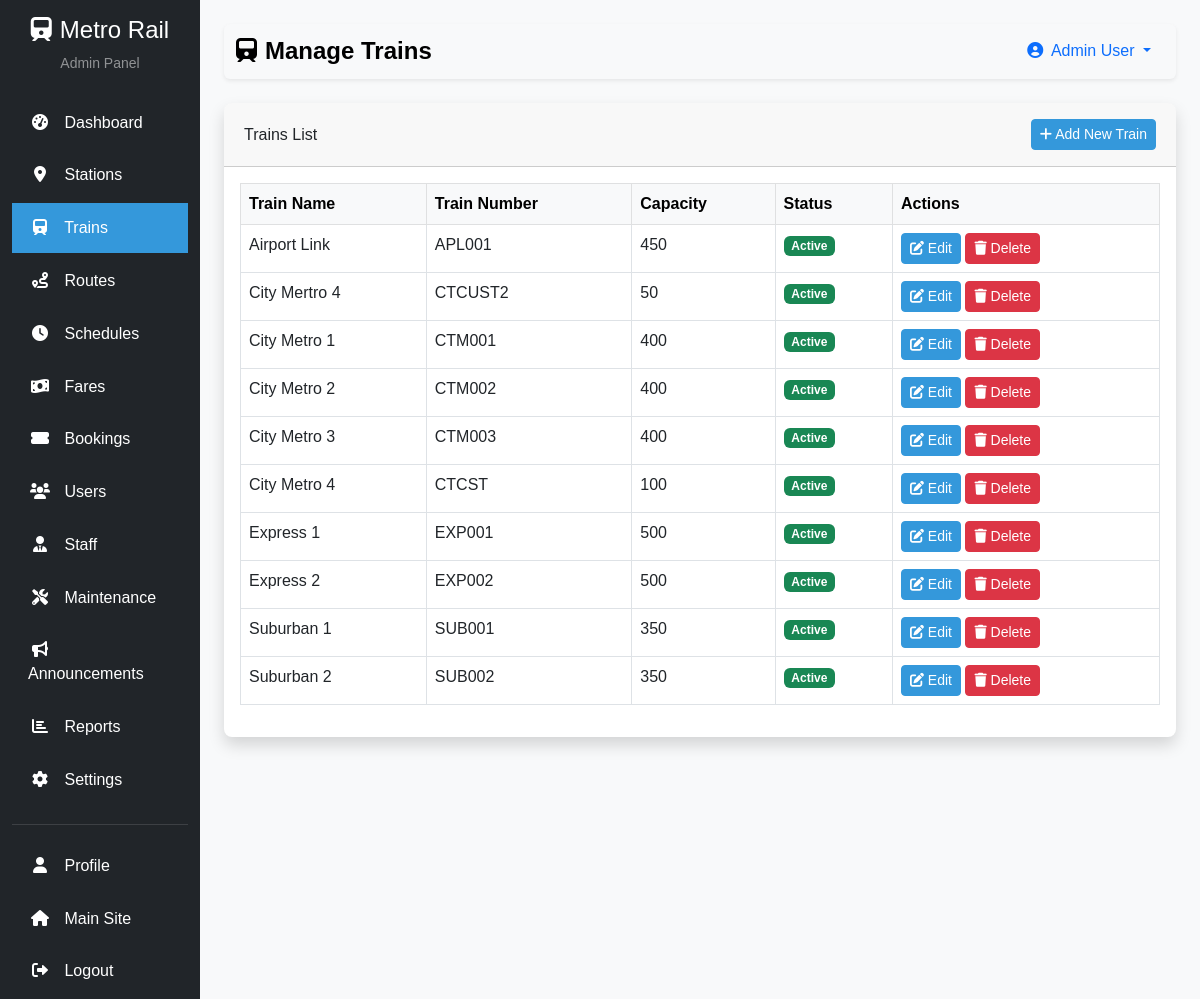
The app's page /admin/trains_fixed.php (signed in) with its own data.
### tables this page shows
CREATE TABLE `users` (
  `id` int(11) NOT NULL,
  `name` varchar(100) NOT NULL,
  `email` varchar(100) NOT NULL,
  `phone` varchar(20) NOT NULL,
  `password` varchar(255) NOT NULL,
  `role` enum('admin','staff','user') NOT NULL DEFAULT 'user',
  `status` enum('active','inactive','blocked') NOT NULL DEFAULT 'active',
  `created_at` datetime NOT NULL,
  `updated_at` datetime DEFAULT NULL
);

CREATE TABLE `trains` (
  `id` int(11) NOT NULL,
  `name` varchar(100) NOT NULL,
  `train_number` varchar(20) NOT NULL,
  `capacity` int(11) NOT NULL,
  `status` enum('active','inactive','under_maintenance') NOT NULL DEFAULT 'active',
  `created_at` datetime NOT NULL,
  `updated_at` datetime DEFAULT NULL
);

### includes/db.php (called while the page is built, shortened)
<?php
try {
    $conn = new mysqli(DB_HOST, DB_USER, DB_PASS, DB_NAME);
} catch (mysqli_sql_exception $e) {
    if (DEBUG_MODE) {
        die('Database Connection Failed: ' . $e->getMessage());
    } else {
        die('Database Connection Failed. Please try again later.');
    }
}
$conn->set_charset('utf8');
function executeQuery($sql, $params = []) {
    global $conn;
    $stmt = $conn->prepare($sql);
    if ($stmt === false) {
        return false;
    }    if (!empty($params)) {
        $types = '';
        $bindParams = [];
        foreach ($params as $param) {
            if (is_int($param)) {
                $types .= 'i';
            } elseif (is_float($param)) {
                $types .= 'd';
            } elseif (is_string($param)) {
                $types .= 's';
            } else {
                $types .= 'b';
            }
            $bindParams[] = $param;
        }
        $bindParamsRef = [];
        $bindParamsRef[0] = $types;
        for ($i = 0; $i < count($bindParams); $i++) {
            $bindParamsRef[$i+1] = &$bindParams[$i];
        }
        call_user_func_array([$stmt, 'bind_param'], $bindParamsRef);
    }
    $stmt->execute();
    $result = $stmt->get_result();
    return $result;
}
function fetchRow($sql, $params = []) {
    $result = executeQuery($sql, $params);
    if ($result && $result->num_rows > 0) {
        return $result->fetch_assoc();
    }
    return null;
}
function fetchRows($sql, $params = []) {
    $result = executeQuery($sql, $params);
    $rows = [];
    if ($result && $result->num_rows > 0) {
        while ($row = $result->fetch_assoc()) {
            $rows[] = $row;
        }
    }
    return $rows;
}

### admin/trains_fixed.php (the view, shortened to what this page needs)
<?php
$userId = $_SESSION['user_id'];
$admin = fetchRow("SELECT * FROM users WHERE id = ?", [$userId]);
$pageTitle = 'Manage Trains';
$trains = fetchRows("SELECT id, name as train_name, train_number, capacity, status, created_at, updated_at FROM trains ORDER BY name ASC");
?>
<!DOCTYPE html>
<html lang="en">
<head>
    <link href="https://cdn.jsdelivr.net/npm/bootstrap@5.3.0/dist/css/bootstrap.min.css" rel="stylesheet">
    <link href="https://cdnjs.cloudflare.com/ajax/libs/font-awesome/6.0.0/css/all.min.css" rel="stylesheet">
    <link href="<?php echo APP_URL; ?>/css/style.css" rel="stylesheet">
</head>
<body>
    <div class="container-fluid">
        <div class="row">
            <div class="col-md-3 col-lg-2 d-md-block bg-dark sidebar collapse admin-sidebar">
                <div class="position-sticky pt-3">
                    <div class="text-center mb-4">
                        <h4 class="text-white">
                            <i class="fas fa-train me-2"></i>Metro Rail
                        </h4>
                        <p class="text-white-50 small">Admin Panel</p>
                    </div>
                    <ul class="nav flex-column">
                        <li class="nav-item">
                            <a class="nav-link" href="index.php">
                                <i class="fas fa-tachometer-alt"></i> Dashboard
                            </a>
                        </li>
                        <li class="nav-item">
                            <a class="nav-link" href="stations.php">
                                <i class="fas fa-map-marker-alt"></i> Stations
                            </a>
                        </li>
                        <li class="nav-item">
                            <a class="nav-link active" href="trains.php">
                                <i class="fas fa-train"></i> Trains
                            </a>
                        </li>
                        <li class="nav-item">
                            <a class="nav-link" href="routes.php">
                                <i class="fas fa-route"></i> Routes
                            </a>
                        </li>
                        <li class="nav-item">
                            <a class="nav-link" href="schedules.php">
                                <i class="fas fa-clock"></i> Schedules
                            </a>
                        </li>
                        <li class="nav-item">
                            <a class="nav-link" href="fares.php">
                                <i class="fas fa-money-bill-wave"></i> Fares
                            </a>
                        </li>
                        <li class="nav-item">
                            <a class="nav-link" href="bookings.php">
                                <i class="fas fa-ticket-alt"></i> Bookings
                            </a>
                        </li>
                        <li class="nav-item">
                            <a class="nav-link" href="users.php">
                                <i class="fas fa-users"></i> Users
                            </a>
                        </li>
                        <li class="nav-item">
                            <a class="nav-link" href="staff.php">
                                <i class="fas fa-user-tie"></i> Staff
                            </a>
                        </li>
                        <li class="nav-item">
                            <a class="nav-link" href="maintenance.php">
                                <i class="fas fa-tools"></i> Maintenance
                            </a>
                        </li>
                        <li class="nav-item">
                            <a class="nav-link" href="announcements.php">
                                <i class="fas fa-bullhorn"></i> Announcements
                            </a>
                        </li>
                        <li class="nav-item">
                            <a class="nav-link" href="reports.php">
                                <i class="fas fa-chart-bar"></i> Reports
                            </a>
                        </li>
                        <li class="nav-item">
                            <a class="nav-link" href="settings.php">
                                <i class="fas fa-cog"></i> Settings
                            </a>
                        </li>
                    </ul>
                    <hr class="text-white-50">
                    <ul class="nav flex-column">
                        <li class="nav-item">
                            <a class="nav-link" href="profile.php">
                                <i class="fas fa-user"></i> Profile
                            </a>
                        </li>
                        <li class="nav-item">
                            <a class="nav-link" href="<?php echo APP_URL; ?>">
                                <i class="fas fa-home"></i> Main Site
                            </a>
                        </li>
                        <li class="nav-item">
                            <a class="nav-link" href="<?php echo APP_URL; ?>/logout.php">
                                <i class="fas fa-sign-out-alt"></i> Logout
                            </a>
                        </li>
                    </ul>
                </div>
            </div>
            <div class="col-md-9 ms-sm-auto col-lg-10 px-md-4 py-4">
                <nav class="navbar navbar-expand-lg navbar-light bg-light mb-4 rounded shadow-sm">
                    <div class="container-fluid">
                        <span class="navbar-brand mb-0 h1"><i class="fas fa-train me-2"></i><?php echo $pageTitle; ?></span>
                        <div class="d-flex">
                            <div class="dropdown">
                                <button class="btn btn-link dropdown-toggle text-decoration-none" type="button" id="dropdownMenuButton1" data-bs-toggle="dropdown" aria-expanded="false">
                                    <i class="fas fa-user-circle me-1"></i> <?php echo $admin['name']; ?>
                                </button>
                            </div>
                        </div>
                    </div>
                </nav>
                <div class="card shadow mb-4">
                    <div class="card-header py-3 d-flex flex-row align-items-center justify-content-between">
                        <h6 class="m-0 font-weight-bold">Trains List</h6>
                        <button type="button" class="btn btn-primary btn-sm" data-bs-toggle="modal" data-bs-target="#addTrainModal">
                            <i class="fas fa-plus"></i> Add New Train
                        </button>
                    </div>
                    <div class="card-body">
                        <div class="table-responsive">
                            <table class="table table-bordered table-hover">
                                <thead class="table-light">
                                    <tr>
                                        <th>Train Name</th>
                                        <th>Train Number</th>
                                        <th>Capacity</th>
                                        <th>Status</th>
                                        <th>Actions</th>
                                    </tr>
                                </thead>
                                <tbody>
                                    <?php if (empty($trains)): ?>
                                        <tr>
                                            <td colspan="5" class="text-center">No trains found.</td>
                                        </tr>
                                    <?php else: ?>
                                        <?php foreach ($trains as $train): ?>
                                            <tr>
                                                <td><?php echo htmlspecialchars($train['train_name']); ?></td>
                                                <td><?php echo htmlspecialchars($train['train_number']); ?></td>
                                                <td><?php echo htmlspecialchars($train['capacity']); ?></td>
                                                <td>
                                                    <span class="badge <?php echo $train['status'] === 'active' ? 'bg-success' : 'bg-danger'; ?>">
                                                        <?php echo ucfirst(htmlspecialchars($train['status'])); ?>
                                                    </span>
                                                </td>
                                                <td>
                                                    <button type="button" class="btn btn-sm btn-primary edit-train"
                                                            data-id="<?php echo $train['id']; ?>"
                                                            data-name="<?php echo htmlspecialchars($train['train_name']); ?>"
                                                            data-number="<?php echo htmlspecialchars($train['train_number']); ?>"
                                                            data-capacity="<?php echo htmlspecialchars($train['capacity']); ?>"
                                                            data-status="<?php echo htmlspecialchars($train['status']); ?>"
                                                            data-bs-toggle="modal" data-bs-target="#editTrainModal">
                                                        <i class="fas fa-edit"></i> Edit
                                                    </button>
                                                    <button type="button" class="btn btn-sm btn-danger delete-train"
                                                            data-id="<?php echo $train['id']; ?>"
                                                            data-name="<?php echo htmlspecialchars($train['train_name']); ?>"
                                                            data-bs-toggle="modal" data-bs-target="#deleteTrainModal">
                                                        <i class="fas fa-trash"></i> Delete
                                                    </button>
                                                </td>
                                            </tr>
                                        <?php endforeach; ?>
                                    <?php endif; ?>
                                </tbody>
                            </table>
                        </div>
                    </div>
                </div>
            </div>
        </div>
    </div>
</body>
</html>

### css/style.css (style rules this page uses)
:root { --primary-color: #3498db; --secondary-color: #2c3e50; --success-color: #2ecc71; --danger-color: #e74c3c; --warning-color: #f39c12; --info-color: #3498db; --light-color: #ecf0f1; --dark-color: #2c3e50; }
body { font-family: 'Poppins', sans-serif; background-color: #f8f9fa; color: #333; }
.btn-primary { background-color: var(--primary-color); border-color: var(--primary-color); }
.navbar { box-shadow: 0 2px 4px rgba(0, 0, 0, 0.1); }
.navbar-brand { font-weight: 700; font-size: 1.5rem; }
.nav-link { font-weight: 500; }
.card { border-radius: 0.5rem; overflow: hidden; margin-bottom: 1.5rem; border: none; }
.card-header { font-weight: 600; padding: 0.75rem 1.25rem; }
.admin-sidebar { background-color: var(--secondary-color); min-height: 100vh; }
.admin-sidebar .nav-link { color: white; padding: 0.8rem 1rem; border-radius: 0; margin-bottom: 0.2rem; }
.admin-sidebar .nav-link:hover, .admin-sidebar .nav-link.active { background-color: var(--primary-color); }
.admin-sidebar .nav-link i { width: 24px; text-align: center; margin-right: 0.5rem; }

### records on screen
users: name "Admin User"
trains: name "Airport Link", train_number "APL001", capacity "450", status "Active"
trains: name "City Mertro 4", train_number "CTCUST2", capacity "50", status "Active"
trains: name "City Metro 1", train_number "CTM001", capacity "400", status "Active"
trains: name "City Metro 2", train_number "CTM002", capacity "400", status "Active"
trains: name "City Metro 3", train_number "CTM003", capacity "400", status "Active"
trains: name "City Metro 4", train_number "CTCST", capacity "100", status "Active"
trains: name "Express 1", train_number "EXP001", capacity "500", status "Active"
trains: name "Express 2", train_number "EXP002", capacity "500", status "Active"
trains: name "Suburban 1", train_number "SUB001", capacity "350", status "Active"
trains: name "Suburban 2", train_number "SUB002", capacity "350", status "Active"

### other values on screen
$pageTitle "Manage Trains"
